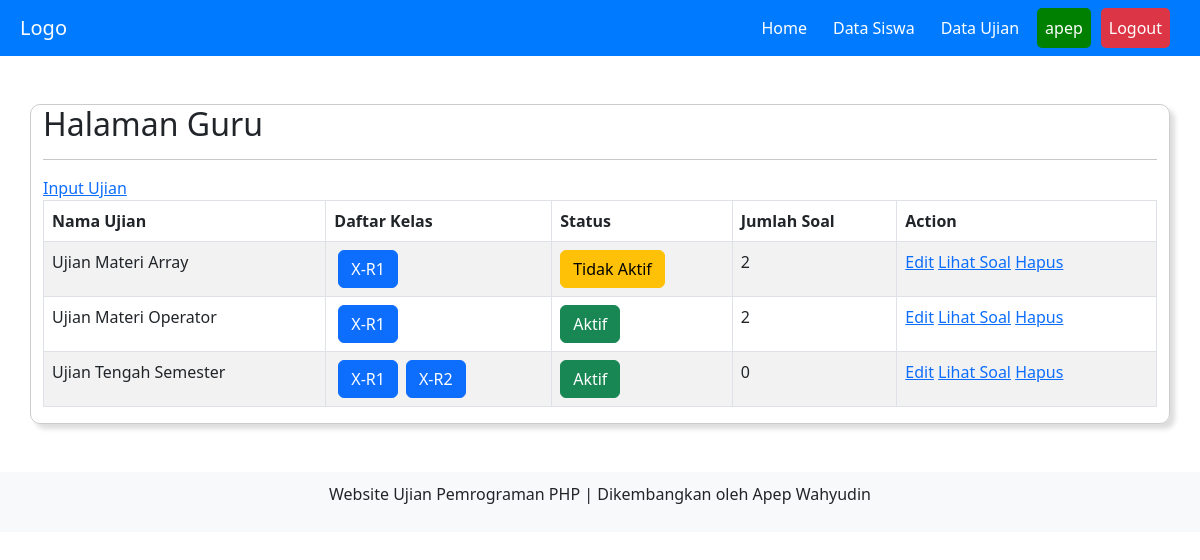
The page /guru/home.php (signed in) on the database its author committed.
### tables this page shows
CREATE TABLE `ujian` (
  `id_ujian` int(11) NOT NULL,
  `nama_ujian` varchar(50) NOT NULL,
  `status` varchar(15) NOT NULL,
  `id_guru` int(11) NOT NULL
);

CREATE TABLE `ujian_kelas` (
  `id_ujian_kelas` int(11) NOT NULL,
  `id_ujian` int(11) NOT NULL,
  `id_kelas` int(11) NOT NULL
);

CREATE TABLE `kelas` (
  `id_kelas` int(11) NOT NULL,
  `nama_kelas` varchar(10) NOT NULL,
  `status` enum('aktif','nonaktif') NOT NULL,
  `id_guru` int(11) NOT NULL
);

### guru/ujian.php (the view)
<a href="home.php?page=input_ujian">Input Ujian</a>
<table id="myTable" class="table table-striped table-bordered" style="width:100%">
    <thead>
        <tr>
            <th>Nama Ujian</th>
            <th>Daftar Kelas</th>
            <th>Status</th>
            <th>Jumlah Soal</th>
            <th>Action</th>
        </tr>
    </thead>
    <tbody>
        <?php
        $id_guru = $_SESSION['id_guru'];
        $qry_ujian = mysqli_query($koneksi, "SELECT * FROM ujian WHERE id_guru = '$id_guru'");
        while ($data_ujian = mysqli_fetch_assoc($qry_ujian)) {
        ?>
            <tr>
                <td><?= $data_ujian['nama_ujian']; ?></td>
                <td>
                    <?php
                    $query_kelas = mysqli_query($koneksi, "SELECT ujian_kelas.id_ujian_kelas, kelas.nama_kelas
                        FROM ujian_kelas
                        INNER JOIN kelas ON ujian_kelas.id_kelas = kelas.id_kelas
                        WHERE ujian_kelas.id_ujian = '$data_ujian[id_ujian]'
                        ORDER BY ujian_kelas.id_kelas ASC");
                    while ($data_kelas = mysqli_fetch_assoc($query_kelas)) {
                        echo "<span class='btn btn-primary mx-1'>{$data_kelas['nama_kelas']}</span>";
                    }
                    ?>
                </td>
                <td>
                    <?php
                    if ($data_ujian['status'] == 'aktif') {
                        $class = 'btn-success';
                    } else {
                        $class = 'btn-warning';
                    }
                    echo "<span class='btn {$class}'>" . ucwords($data_ujian['status']) . "</span>"; ?>
                </td>
                <td>
                    <?php
                    $qry_Soal = mysqli_query($koneksi, "SELECT soal FROM soal WHERE id_ujian='$data_ujian[id_ujian]'");
                    $jmlh_soal = mysqli_num_rows($qry_Soal);
                    echo $jmlh_soal;
                    ?>
                </td>
                <td>
                    <?= "<a href='home.php?page=soal&id_ujian=" . $data_ujian['id_ujian'] . "'>Edit</a>" ?>
                    <?= "<a href='home.php?page=soal&id_ujian=" . $data_ujian['id_ujian'] . "'>Lihat Soal</a>" ?>
                    <a href="hapus_ujian.php?id_ujian=<?= $data_ujian['id_ujian']; ?>" onclick="return confirm('Data ujian akan dihapus! Lanjutkan?')">Hapus</a>
                </td>
            </tr>
        <?php
        }
        ?>
    </tbody>
</table>

### rows shown on the page
ujian: nama_ujian "Ujian Materi Array", status "Tidak Aktif", jmlh_soal "2"
ujian_kelas: id_kelas.nama_kelas "X-R1"
ujian: nama_ujian "Ujian Materi Operator", status "Aktif", jmlh_soal "2"
ujian_kelas: id_kelas.nama_kelas "X-R1"
ujian: nama_ujian "Ujian Tengah Semester", status "Aktif", jmlh_soal "0"
ujian_kelas: id_kelas.nama_kelas "X-R1"
ujian_kelas: id_kelas.nama_kelas "X-R2"

### other values the page prints
$_SESSION["username"] "apep"
